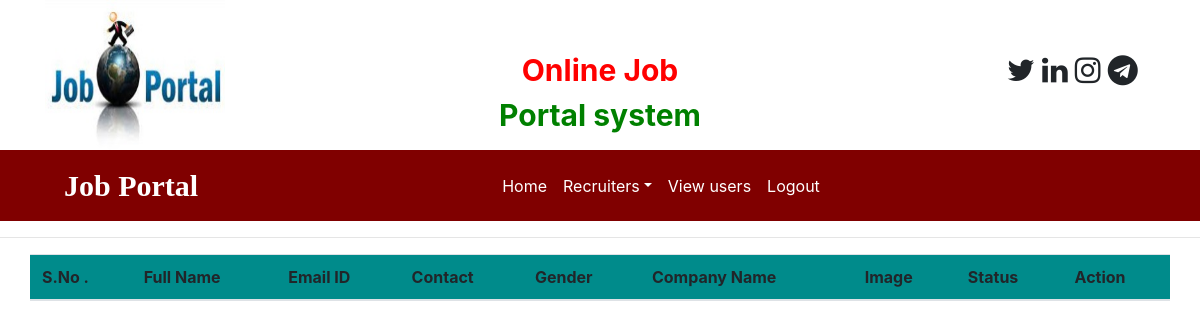
Page /recruiter_rejected (signed in) on the earlier database version.
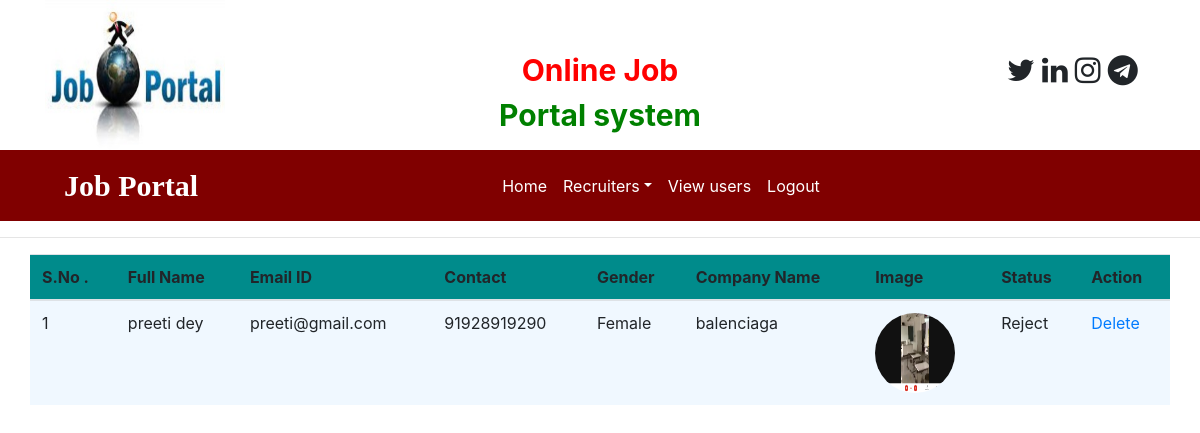
Same page on the later database version.
### job/models.py (models this page shows)
class Recruiter:
    pass

### job/views.py (the view)
# urls.py: path('recruiter_rejected', recruiter_rejected, name="recruiter_rejected"),
def recruiter_rejected(request):
    if not request.user.is_authenticated:
        return redirect('admin_login')
    data = Recruiter.objects.filter(status='Reject')
    d = {'data':data}
    return render(request,'recruiter_rejected.html',d)

### job/templates/recruiter_rejected.html
{% load static %}
{% block body %}
{% include 'admin_navigation.html' %}
<hr>
<table class="table table-hover container" id="example">
    <thead>
    <tr style = "background-color : 008B8B">
        <th>S.No .</th>
        <th>Full Name</th>
        <th>Email ID</th>
        <th>Contact</th>
        <th>Gender</th>
        <th>Company Name</th>
        <th>Image</th>
        <th>Status</th>
        <th>Action</th>
    </tr>
    </thead>
    <tbody>
    {% for i in data %}
    <tr style = "background-color : F0F8FF">
        <td>{{forloop.counter}}</td>
        <td>{{i.user.first_name}} {{i.user.last_name}}</td>
        <td>{{i.user.username}}</td>
        <td>{{i.mobile}}</td>
        <td>{{i.gender}}</td>
        <td>{{i.company}}</td>
        <td><img src="{{i.image.url}}" style="width:80px ; height : 80px ; border-radius:50%"></td>
        <td>{{i.status}}</td>
        <td><a href="{% url 'delete_user' i.id %}">Delete</a></td>
    </tr>
    {% endfor %}
    </tbody>
</table>
{% endblock %}

Differences in the rows shown:
now on this page (row edited): Recruiter: user.first_name "preeti", user.last_name "dey", user.username "preeti@gmail.com", mobile "91928919290", gender "Female", company "balenciaga", image (picture), status "Reject"
